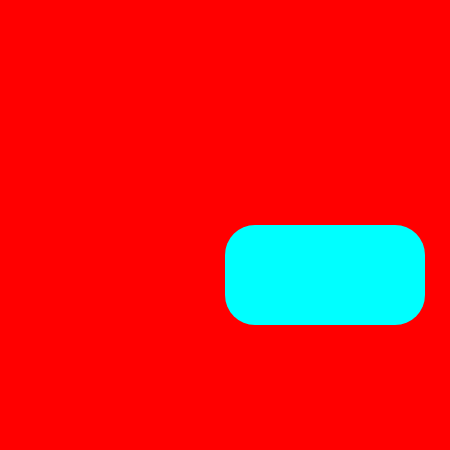
Frame 1 (no input)
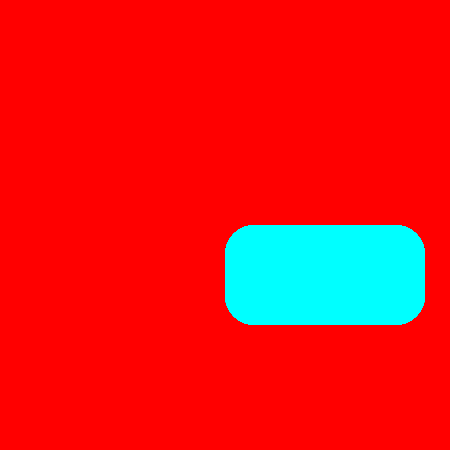
Frame 60 (no input)
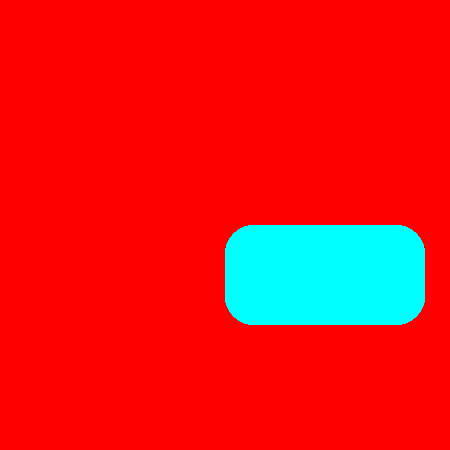
Frame 120 (the mouse pressed at the canvas centre since frame 60)

The p5.js sketch that drew these frames (run headless with seeded random() and noise() and a simulated clock; from frame 60 on, the mouse is pressed at the canvas centre):

// p5.js sketch
// ── sketch.js
function setup() {
  // put setup code here
  createCanvas(450,450);
  background(255,0,0); // red
}

function draw() {
  // put drawing code here
  fill("cyan");
  noStroke();
  rect(225, 225, 200, 100, 30);
}
